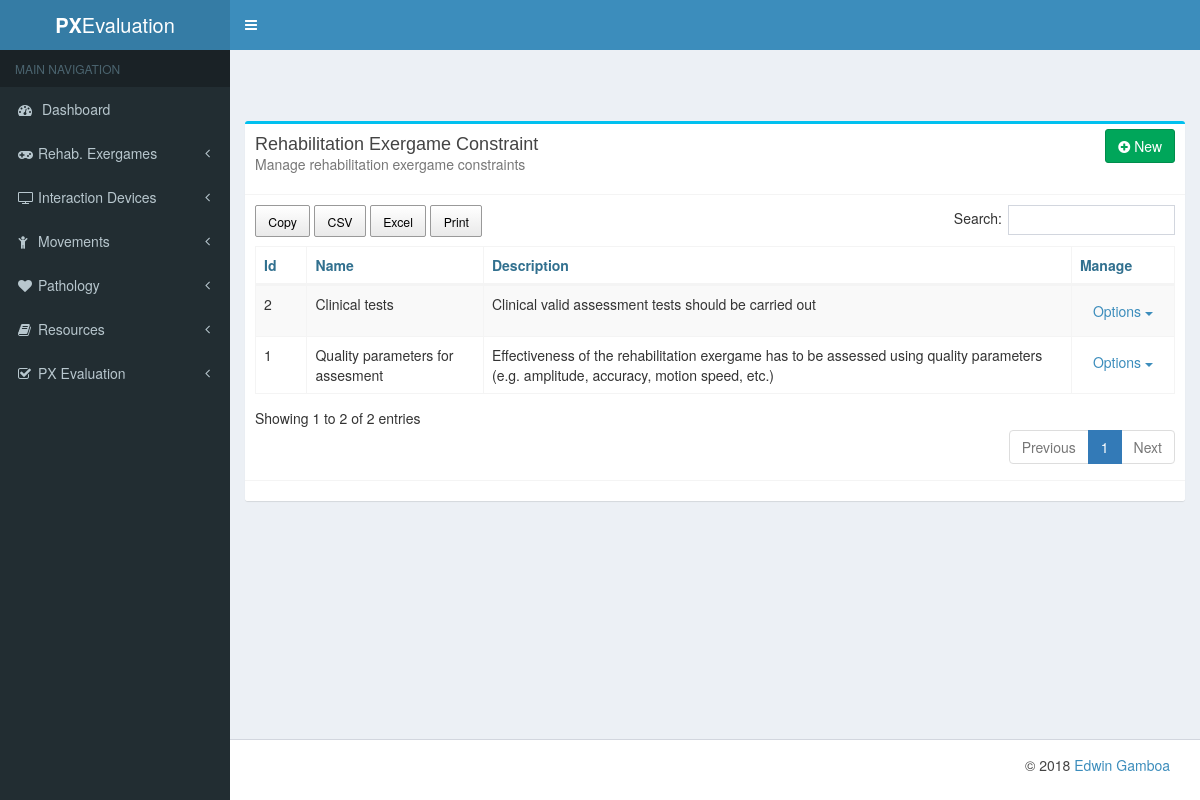
The page /rehab_exergames/constraint/by_cat/1 on the database as committed earlier.
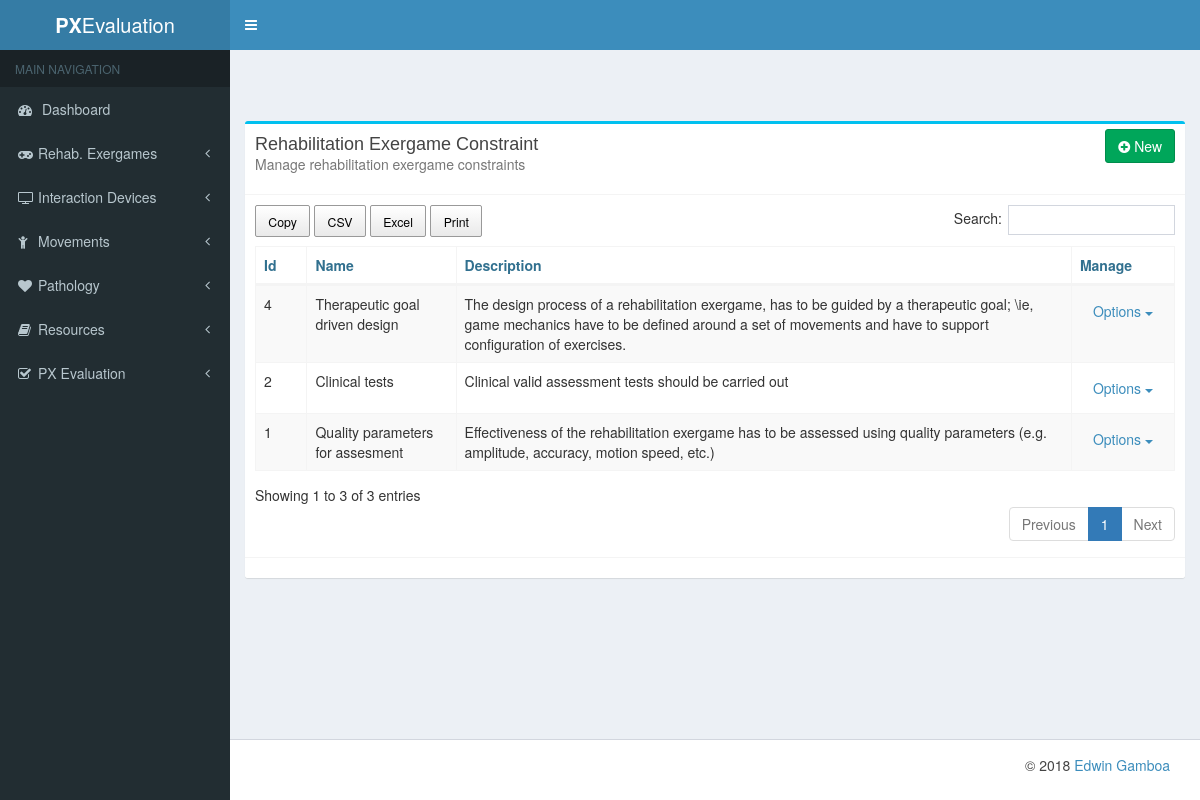
The same page on the database as committed later.
### rehab_exergames/models.py (models this page shows, shortened)
class Constraint (models.Model):
    name = models.CharField(max_length=140)
    description = models.TextField()
    categories = models.ManyToManyField(ConstraintCategory)

### rehab_exergames/views.py (the view)
# urls.py: url(r'^constraint/by_cat/(?P<pk>\d+)$', ConstraintFilteredByCategoryList.as_view(), name='list_constraint_by_cat'),
class ConstraintFilteredByCategoryList(ListView):
    model = Constraint
    template_name = 'rehab_exergames/constraintfilteredbycategory_list.html'
    def get_queryset(self):
        category = ConstraintCategory.objects.get(id=self.kwargs['pk'])
        print(category)
        return Constraint.objects.filter(categories__id=category.id)

### rehab_exergames/models.py (called while the page is built)
    def __str__(self):
        return self.name

### templates/rehab_exergames/constraintfilteredbycategory_list.html (shortened to what this page needs)
{% extends "list_base.html" %}
{% block card_title %}Rehabilitation Exergame Constraint{% endblock card_title %}
{% block card_description %}Manage rehabilitation exergame constraints{% endblock card_description%}
{% block table_head %}
    <tr>
        <th>Id</th>
        <th>Name</th>
        <th>Description</th>
        <th>Manage</th>
    </tr>
{% endblock table_head %}
{% block table_body %}
    {% for object in object_list %}
        <tr>
            <td>{{ object.id }}</td>
            <td>{{ object.name }}</td>
            <td>{{ object.description }}</td>
            <td>
                <div class="dropdown">
                    <a href="#" class="btn dropdown-toggle" data-toggle="dropdown">
                        Options
                        <b class="caret"></b>
                    </a>
                </div>
            </td>
        </tr>
    {% endfor %}
{% endblock table_body %}
{% block new_url %} {% url 'rehab_exergames:new_constraint' %} {% endblock new_url %}

Rows that differ between the two databases and show on the page:
added Constraint: id "4", name "Therapeutic goal driven design", description "The design process of a rehabilitation exergame, has to be guided by a therapeutic goal; \\ie, game mechanics have to be defined around a set of movements and have to support configuration of exercises."
Other text that changed with them:
text written by a page script: "Copy CSV Excel Print Search: Showing 1 to 2 of 2 entries Previous 1 Next" → "Copy CSV Excel Print Search: Showing 1 to 3 of 3 entries Previous 1 Next"
